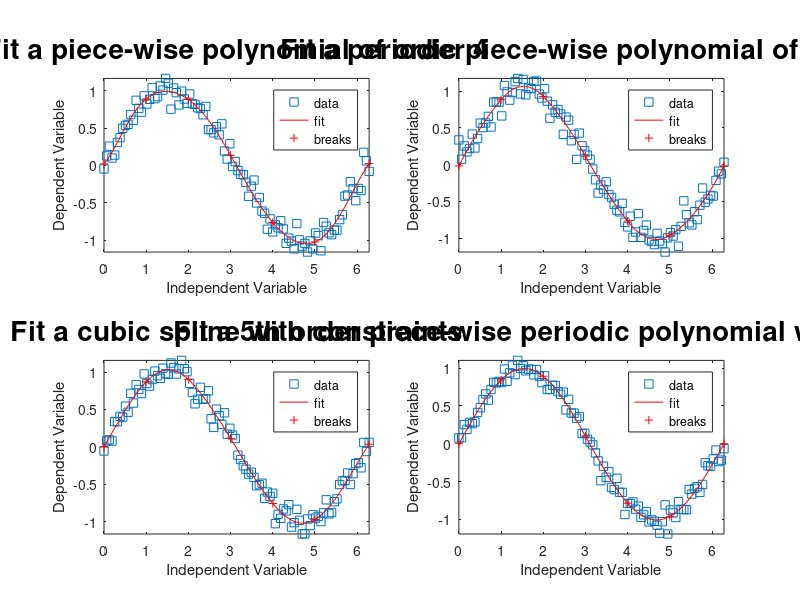

Recreate this plot in MATLAB.
clear all; close all; clc;
h=figure('Position',[1 21 1366 670], ...
'Name','splinefit Command Demonstrations');
subplot(2,2,1)  
 % Noisy data
 x = linspace (0, 2*pi, 100);
 y = sin (x) + 0.1 * randn (size (x));
 % Breaks
 breaks = [0:5, 2*pi];
 % Fit a spline of order 5
 pp = splinefit (x, y, breaks, "order", 4);
 plot (x, y, "s", x, ppval (pp, x), "r", breaks, ppval (pp, breaks), "+r");
 xlabel ("Independent Variable");
 ylabel ("Dependent Variable");
 title ("Fit a piece-wise polynomial of order 4",'fontsize',20);
 legend ({"data", "fit", "breaks"});
 axis tight
 ylim auto
subplot(2,2,2)  
 % Noisy data
 x = linspace (0,2*pi, 100);
 y = sin (x) + 0.1 * randn (size (x));
 % Breaks
 breaks = [0:5, 2*pi];
 % Fit a spline of order 3 with periodic boundary conditions
 pp = splinefit (x, y, breaks, "order", 2, "periodic", true);
 plot (x, y, "s", x, ppval (pp, x), "r", breaks, ppval (pp, breaks), "+r");
 xlabel ("Independent Variable");
 ylabel ("Dependent Variable");
 title ("Fit a periodic piece-wise polynomial of order 2",'fontsize',20);
 legend ({"data", "fit", "breaks"});
 axis tight
 ylim auto
subplot(2,2,3)  
 % Noisy data
 x = linspace (0, 2*pi, 100);
 y = sin (x) + 0.1 * randn (size (x));
 % Breaks
 breaks = [0:5, 2*pi];
 % Constraints: y(0) = 0, y'(0) = 1 and y(3) + y"(3) = 0
 xc = [0 0 3];
 yc = [0 1 0];
 cc = [1 0 1; 0 1 0; 0 0 1];
 con = struct ("xc", xc, "yc", yc, "cc", cc);
 % Fit a cubic spline with 8 pieces and constraints
 pp = splinefit (x, y, 8, "constraints", con);
 plot (x, y, "s", x, ppval (pp, x), "r", breaks, ppval (pp, breaks), "+r");
 xlabel ("Independent Variable");
 ylabel ("Dependent Variable");
 title ("Fit a cubic spline with constraints",'fontsize',20);
 legend ({"data", "fit", "breaks"});
 axis tight
 ylim auto
subplot(2,2,4)  
 % Noisy data
 x = linspace (0, 2*pi, 100);
 y = sin (x) + 0.1 * randn (size (x));
 % Breaks
 breaks = [0:5, 2*pi];
 xc = [0 0 3];
 yc = [0 1 0];
 cc = [1 0 1; 0 1 0; 0 0 1];
 con = struct ("xc", xc, "yc", yc, "cc", cc);
 % Fit a spline of order 6 with constraints and periodicity
 pp = splinefit (x, y, breaks, "constraints", con, "order", 5, "periodic", true);
 plot (x, y, "s", x, ppval (pp, x), "r", breaks, ppval (pp, breaks), "+r");
 xlabel ("Independent Variable");
 ylabel ("Dependent Variable");
 title ("Fit a 5th order piece-wise periodic polynomial with constraints", ...
 'fontsize',20);
 legend ({"data", "fit", "breaks"});
 axis tight
 ylim auto
